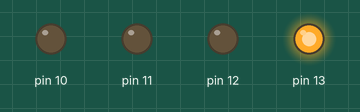
Recording of a sketch running on a simulated Arduino Uno, built with avr-gcc and run on an emulated ATmega328P. On the bench: output pins drawn as LEDs (lit = HIGH).

Above: at 0.02 s.
At 0.72 s:
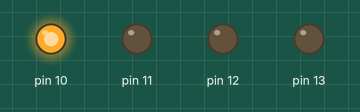
At 1.47 s:
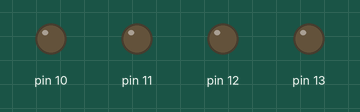
At 2.22 s:
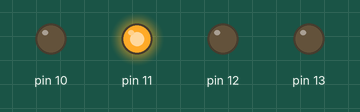
At 2.92 s:
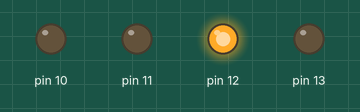
Timing chart, 0 to 3.2 s (numbered marks = the images above):
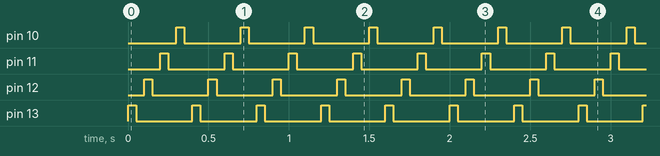

The sketch:

led_pattern.ino
```cpp
/*
  pattern
  LED Pattern code for Robo-Sigma Workshop

  created 1 Feb 2017
  by Mohit Sharma
*/


void setup(){
  pinMode(13,OUTPUT);
  pinMode(12,OUTPUT);
  pinMode(11,OUTPUT);
  pinMode(10,OUTPUT);
}

void loop(){
  digitalWrite(13,HIGH);
  delay(50);
  digitalWrite(13,LOW);
  delay(50);
  digitalWrite(12,HIGH);
  delay(50);
  digitalWrite(12,LOW);
  delay(50);
  digitalWrite(11,HIGH);
  delay(50);
  digitalWrite(11,LOW);
  delay(50);
  digitalWrite(10,HIGH);
  delay(50);
  digitalWrite(10,LOW);
  delay(50);


}
```

Measured:
- by itself, pin 10–13: alternates HIGH for 0.05 s and LOW for 0.35 s
